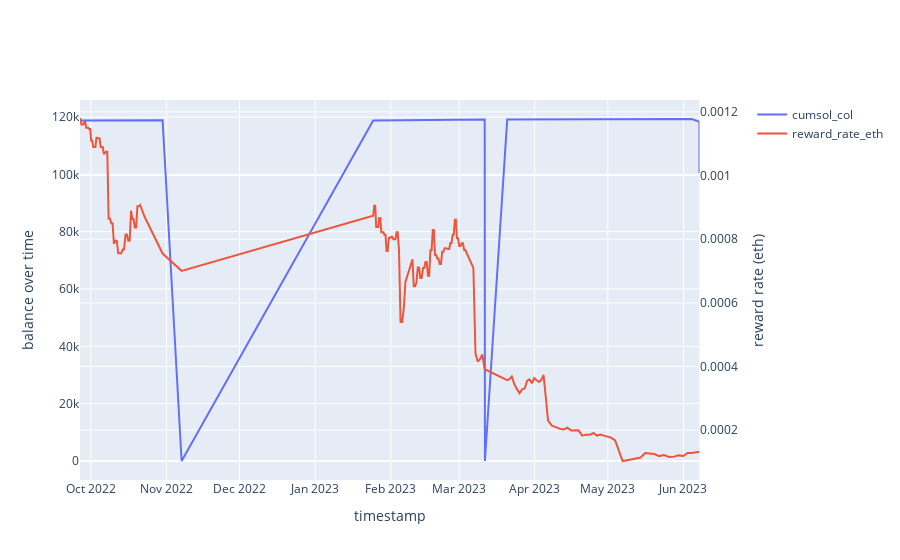

The cell this chart's notebook holds for it:
### Code cell
# above graph rescaled 
import plotly.graph_objects as go 
from plotly.subplots import make_subplots

fig = make_subplots(specs=[[{"secondary_y": True}]])
fig.add_trace(
    go.Scatter(x=merged_largest_whale.index, y=merged_largest_whale['cumsol_col'], name='cumsol_col'),
    secondary_y=False,
)

fig.add_trace(
    go.Scatter(x=merged_largest_whale.index, y=merged_largest_whale['reward_rate_eth'], name='reward_rate_eth'),
    secondary_y=True, 
)

fig.update_xaxes(title_text='timestamp')
fig.update_yaxes(title_text='balance over time', secondary_y=False)
fig.update_yaxes(title_text='reward rate (eth)', secondary_y=True)

### Figure 1 — Plotly figure (JSON) as saved in the notebook; plotly's stock layout.template omitted (floating-point values rounded to 4 significant figures; data arrays with more than 128 entries replaced by an {"elided": "..."} marker saying what was removed)
{"data": [{"name": "cumsol_col", "type": "scatter", "x": {"elided": "199 str values"}, "xaxis": "x", "y": {"elided": "199 float values"}, "yaxis": "y"}, {"name": "reward_rate_eth", "type": "scatter", "x": {"elided": "199 str values"}, "xaxis": "x", "y": {"elided": "199 float values"}, "yaxis": "y2"}], "layout": {"xaxis": {"anchor": "y", "domain": [0, 0.94], "title": {"text": "timestamp"}}, "yaxis": {"anchor": "x", "domain": [0, 1], "title": {"text": "balance over time"}}, "yaxis2": {"anchor": "x", "overlaying": "y", "side": "right", "title": {"text": "reward rate (eth)"}}}}
